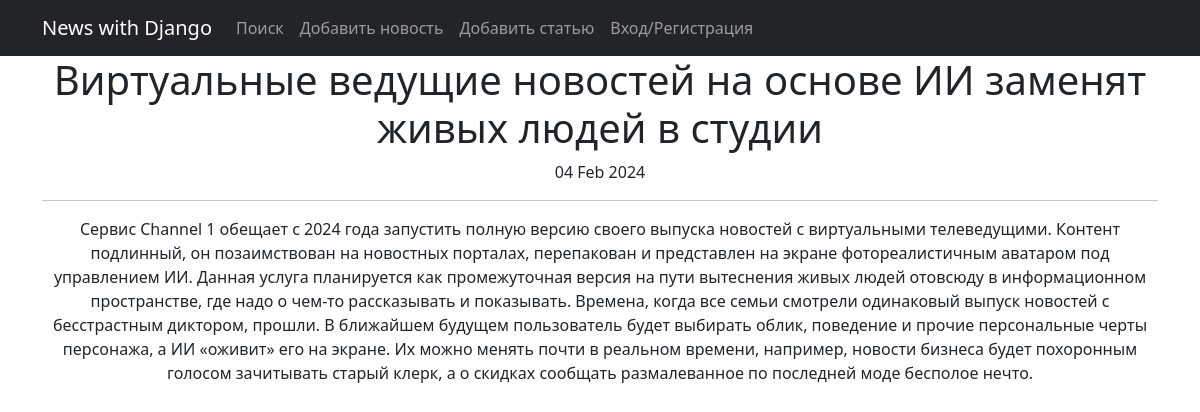
The app's page /49 with its own data.
### news/models.py (models this page shows, shortened)
class Post(models.Model):
    article = 'A'
    news = 'N'
    CHOISE = [
        (article, 'статья'),
        (news, 'новость')
    ]
    authorship = models.ForeignKey(Author, on_delete = models.CASCADE)
    type = models.CharField(max_length=1, choices=CHOISE, default=news)
    publication_time = models.DateTimeField(auto_now_add=True)
    category = models.ManyToManyField(Category, through='Post_Category')
    title = models.CharField(default='Здесь должен быть заголовок', max_length=225)
    text = models.TextField(default='Здесь должен быть текст')
    rating = models.IntegerField(default=0)
    def __str__(self):
        return self.title

### news/views.py (the view)
# urls.py: path('<int:pk>', PostDetail.as_view(), name='post_detail'),
class PostDetail(DetailView):
    model = Post
    template_name = 'post.html'
    context_object_name = 'posts'
    queryset = Post.objects.all()
    def get_object(self, *args, **kwargs):
      obj = cache.get(f'post-{self.kwargs["pk"]}', None)
      if not obj:
         obj = super().get_object(queryset=self.queryset)
         cache.set(f'post-{self.kwargs["pk"]}', obj)
      return obj

### templates/post.html (shortened to what this page needs)
{% extends 'flatpages/default.html' %}
{% load custom_filters %}
{% block content %}
<h1>{{ posts }}</h1>
{{ posts.publication_time |date:'d M Y' }}
<hr>
{{ posts.text | censor }}
{% endblock content %}

### records on screen
Post: title "Виртуальные ведущие новостей на основе ИИ заменят живых людей в студии", publication_time "04 Feb 2024", text|censor "Сервис Channel 1 обещает с 2024 года запустить полную версию своего выпуска новостей с виртуальными телеведущими. Контент подлинный, он позаимствован на новостных порталах, перепакован и представлен на экране фотореалистичным аватаром под управлением ИИ. Данная услуга планируется как промежуточная версия на пути вытеснения живых людей отовсюду в информационном пространстве, где надо о чем-то рассказывать и показывать. Времена, когда все семьи смотрели одинаковый выпуск новостей с бесстрастным диктором, прошли. В ближайшем будущем пользователь будет выбирать облик, поведение и прочие персональные черты персонажа, а ИИ «оживит» его на экране. Их можно менять почти в реальном времени,…"
